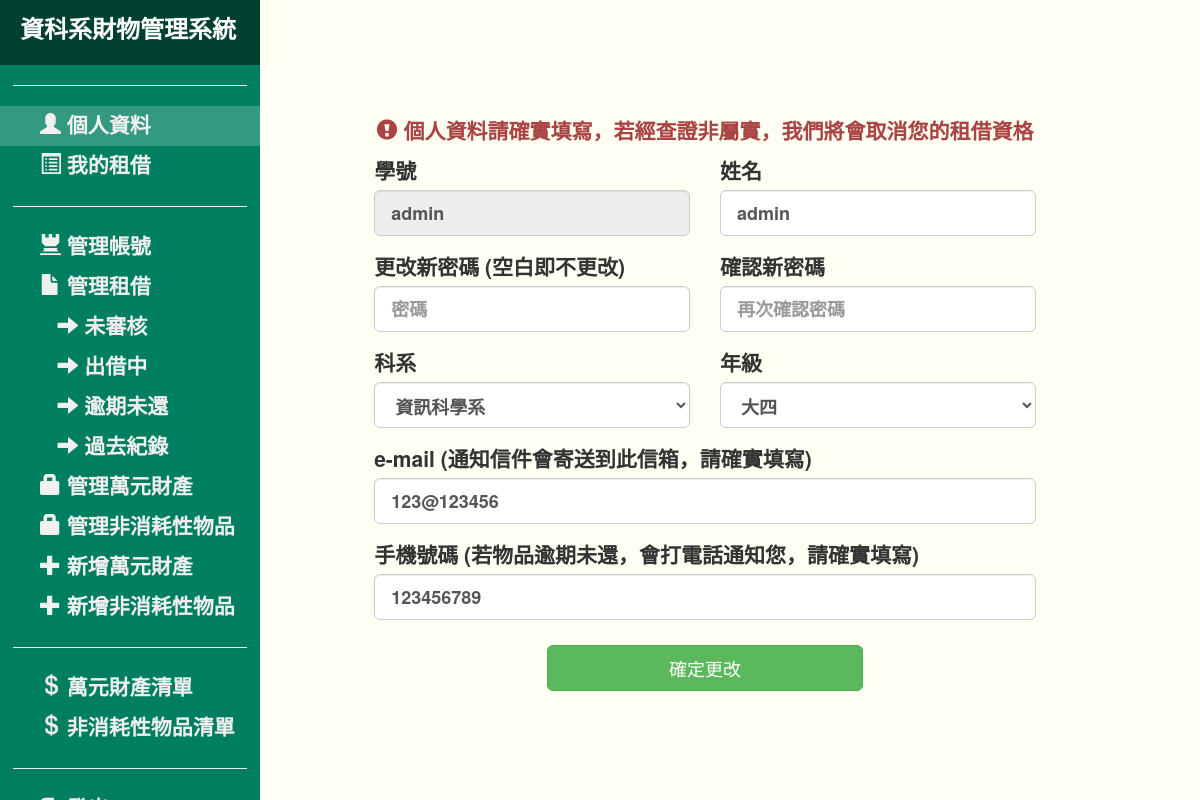
The app's page /rent_assets/admin/userData.php (signed in) with its own data.
### tables this page shows
CREATE TABLE `account_list` (
  `account` varchar(30) NOT NULL,
  `password` varchar(30) NOT NULL,
  `realname` varchar(30) NOT NULL,
  `phone` int(10) NOT NULL,
  `email` varchar(30) NOT NULL,
  `department` varchar(50) NOT NULL,
  `grade` varchar(10) NOT NULL,
  `level` int(10) NOT NULL
);

### rent_assets/admin/userData.php (called while the page is built)
<?php require_once('../Connections/check_is_admin.php');
require_once('../user/userData.php');?>

### rent_assets/user/userData.php (the view, shortened to what this page needs)
<?php
$userID = $_SESSION['account'];
$searchstr = "SELECT * FROM `account_list` WHERE `account`='$userID'";
$link_ID = connect_mysql();
$searchlist = mysql_query($searchstr, $link_ID);
$record = mysql_fetch_array($searchlist);
?>
<!DOCTYPE html>
<html>
<head>
	<link href="../bootstrap/css/bootstrap.min.css" rel="stylesheet">
    <link href="../css/simple-sidebar.css" rel="stylesheet">
</head>
<body style="background:#FFFFF4;">
<div id="wrapper">
	<?php require_once('sidebar.php'); ?>
	<div id="page-content-wrapper">
		<div class="container-fluid">
		<form method="POST" action="update_user_data.php" onsubmit="return checkUserData()">
			<div class="row" id="content_body">
				<div class="col-lg-10 col-lg-offset-1">
					<div class="row">
						<div class="col-md-12">
						<p class="text-center text-danger"><span class="glyphicon glyphicon-exclamation-sign"></span> 個人資料請確實填寫，若經查證非屬實，我們將會取消您的租借資格</p>
						</div>
					</div>
					<div class="row">
						<div class="col-md-6">
						<div class="form-group" style="text-align:left">
						<label>學號</label>
						<input type="text" class="form-control input-lg"
						value="<?php echo $record['account'];?>" placeholder="學號" readonly>
						</div>
						</div>
						<div class="col-md-6">
						<div class="form-group" style="text-align:left">
						<label>姓名</label>
						<input type="text" name="realname" class="form-control input-lg"
						value="<?php echo $record['realname'];?>" placeholder="姓名" required>
						</div>
						</div>
					</div>
					<div class="row">
						<div class="col-md-6">
						<div class="form-group" style="text-align:left">
						<label>更改新密碼 (空白即不更改)</label>
						<input type="password" name="newpassword" id="newpassword" class="form-control input-lg" value="" placeholder="密碼">
						</div>
						</div>
						<div class="col-md-6">
						<div class="form-group" style="text-align:left">
						<label>確認新密碼</label>
						<input type="password" name="newpassword2" id="newpassword2" class="form-control input-lg" value="" placeholder="再次確認密碼" >
						</div>
						</div>
					</div>
					<div class="row">
						<div class="col-md-6">
						<div class="form-group" style="text-align:left">
						<label>科系</label>
						<select class="form-control input-lg" name="department" id="department">
							<option value="資訊科學系">資訊科學系</option>
						</select>
						</div>
						</div>
						<div class="col-md-6">
						<div class="form-group" style="text-align:left">
						<label>年級</label>
						<select class="form-control input-lg" name="grade" id="grade">
							<option value="4">大四</option>
						</select>
						</div>
						</div>
					</div>
					<div class="row">
						<div class="col-md-12">
						<div class="form-group" style="text-align:left">
						<label>e-mail (通知信件會寄送到此信箱，請確實填寫)</label>
						<input type="email" name="e-mail" class="form-control input-lg"
						value="<?php echo $record['email'];?>" placeholder="e-mail" required>
						</div>
						</div>
					</div>
					<div class="row">
						<div class="col-md-12">
						<div class="form-group" style="text-align:left">
						<label>手機號碼 (若物品逾期未還，會打電話通知您，請確實填寫)</label>
						<input type="text" name="phone" class="form-control input-lg"
						value="<?php echo $record['phone'];?>" placeholder="手機號碼" required>
						</div>
						</div>
					</div>
					<div class="row">
						<div class="col-md-6 col-md-offset-3">
						<input type="submit" class="btn btn-lg btn-success btn-block" value="確定更改">
						</div>
					</div>
				</div>
			</div>
		</form>
		</div>
	</div>
</div>
</body>
</html>

### rent_assets/css/simple-sidebar.css (style rules this page uses)
#wrapper { padding-left: 260px; -webkit-transition: all 0.5s ease; -moz-transition: all 0.5s ease; -o-transition: all 0.5s ease; transition: all 0.5s ease; }
#page-content-wrapper { width: 100%; position: relative; padding: 15px; margin-right: -260px; }

### rent_assets/user/userData.php (style rules this page uses)
#content_body { font-size:21px; font-weight:bold; margin:100px 50px 50px auto; }

### records on screen
account_list: account "admin", realname "admin", e-mail "123@123456", phone "123456789"
